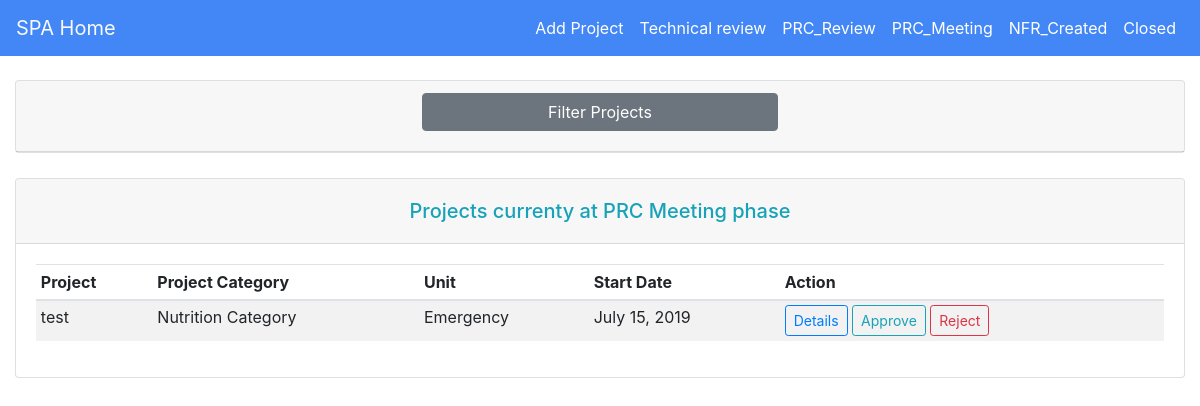
Page /prc_meeting/ (signed in) on the earlier database version.
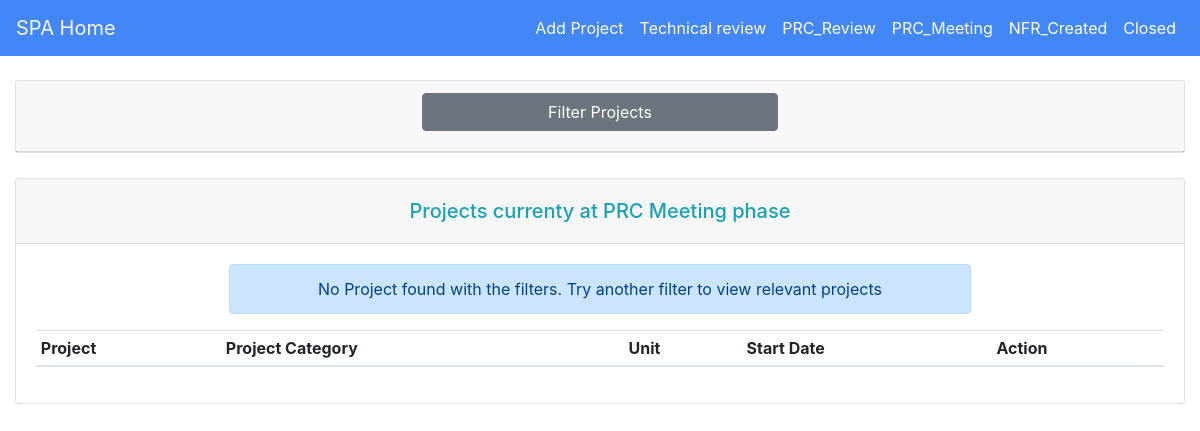
Same page on the later database version.
### approval/models.py (models this page shows, shortened)
class Project(models.Model):
    status = (
        ("new", "New"),
        ("tech", "Technical Review"),
        ("prc_review", "PRC Review"),
        ("prc_meeting", "PRC Meeting"),
        ("nfr", "NFR Created"),
        ("closed", "Closed"),
    )
    project_title = models.CharField(max_length=50)
    description = models.CharField(max_length=500)
    project_category = models.ForeignKey(ProjectCategory, on_delete=models.CASCADE)
    country = models.CharField(max_length=50)
    sub_office = models.CharField(max_length=50)
    project_category = models.CharField(max_length=50)
    start_date = models.DateField(auto_now=False, auto_now_add=False)
    end_date = models.DateField(auto_now=False, auto_now_add=False)
    unit = models.ForeignKey(Unit, on_delete=models.CASCADE, null=True)
    status = models.CharField(max_length=50, choices=status, default="tech")

class Unit(models.Model):
    unit_name = models.CharField(max_length=50, default="Nutrition")
    def __str__(self):
        return self.unit_name

### approval/views.py (the view)
# urls.py: path('prc_meeting/', views.PrcMeeting, name='prc_meeting'),
def PrcMeeting(request, newContext={}):
    projects = Project.objects.filter(status="prc_meeting")
    project_filter = ProjectFilter(request.GET, queryset=projects)
    user = request.user
    context = {"projects":project_filter, "user":user}
    context.update(newContext)
    return render(request, "prc_meeting.html", context=context)

### approval/models.py (called while the page is built)
    def __str__(self):
        return self.project_category

### approval/templates/prc_meeting.html (shortened to what this page needs)
{% extends "base.html" %}
{% load static %}
{% load widget_tweaks %}
{% block content %}
{% if user.is_authenticated %}
<div class="card m-auto">
        <div class="card-header">
            <div class="row">
              <div class="col-md-4"></div>
              <div class="col-md-4">
                  <a class="card-link" style="color: black" data-toggle="collapse" href="#collapseOne">
                      <h4 style="margin-top: 0" class="btn btn-block btn-secondary">Filter Projects</h4>
                    </a>
              </div>
              <div class="col-md-4"></div>
            </div>
          </div>
    </div>
    <div class="row mt-2">
        <div class="col-md-3"></div>
        <div class="col-md-6 op">
        </div>
        <div class="col-md-3"></div>
    </div>
        <div class="card mt-3 mb-3">
            <div class="card-header">
                <h5 class="mt-2 text-center mb-2 text-info">Projects currenty at PRC Meeting phase</h5>
            </div>
            <div class="card-body">
                    <table class="table table-striped table-sm">
                        <thead>
                            <tr>
                                <th>Project</th>
                                <th>Project Category</th>
                                <th>Unit</th>
                                <th>Start Date</th>
                                <th>Action</th>
                            </tr>
                        </thead>
                        <tbody>
                    {% for project in projects.qs %}
                            <tr>
                                <td>{{ project.project_title }}</td>
                                <td>{{ project.project_category }}</td>
                                <td>{{ project.unit }}</td>
                                <td>{{ project.start_date }}</td>
                                <td>
                                    <a href="{% url "project_details" project.id %}">
                                        <button class="btn btn-outline-primary btn-sm">Details</button>
                                    </a>
                                    <a class="confirm-approval" href="{% url "change_status" project.id "nfr" "prc_meeting" %}">
                                        <button class="btn btn-outline-info btn-sm">Approve</button>
                                    </a>
                                    <a class="confirm-rejection" href="{% url "change_status" project.id "rejected" "prc_meeting" %}">
                                        <button class="btn btn-outline-danger btn-sm">Reject</button>
                                    </a>
                                </td>
                            </tr>
                    {% endfor %}
                    {% if projects.qs|length <= 0 %}
                    <div class="row text-center">
                        <div class="col-md-2"></div>
                        <div class="col-md-8">
                            <div class="alert alert-primary">
                              No Project found with the filters. Try another filter to view relevant projects
                            </div>
                        </div>
                        <div class="col-md-2"></div>
                    </div>
                    {% else %}
                    <div class="row"></div>
                    {% endif %}
                        </tbody>
                    </table>
            </div>
        </div>
{% endif %}
{% endblock %}

Differences in the rows shown:
no longer on this page (row edited): Project: project_title "test", project_category "Nutrition Category", unit "Emergency", start_date "July 15, 2019"
Other differences:
text now shown: "No Project found with the filters. Try another filter to view relevant projects"
